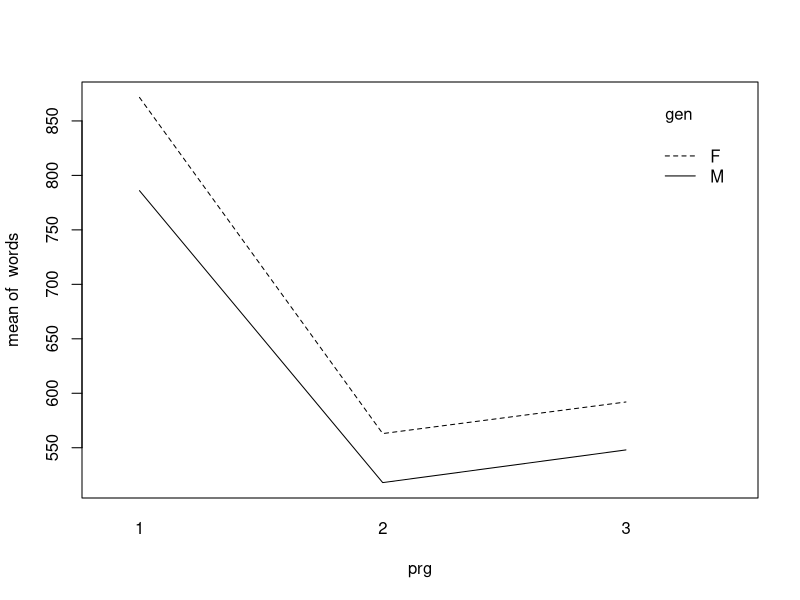
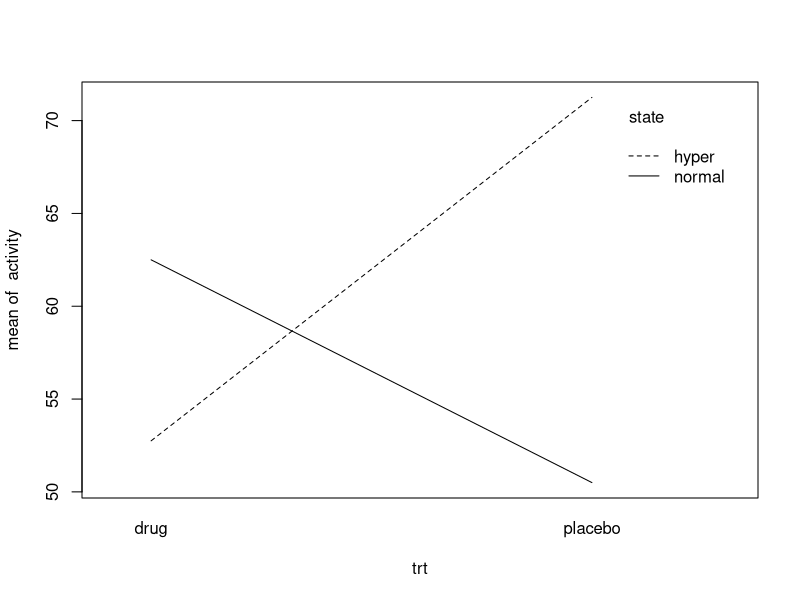

Generate these figures, in order, with R:

## ST512 -- Lab 07
## Author: Prof Ryan Martin (www4.stat.ncsu.edu/~rmartin)

cotton <- read.table(file="512lab07_prob1.txt", header=TRUE)

# Problem 1

library(emmeans)

cotton$wt <- factor(cotton$weight)
cotton.lm <- lm(strength ~ wt, data=cotton)
cotton.emm <- emmeans(cotton.lm, 'wt')
cotton.pairs <- contrast(cotton.emm, method="pairwise",
                         adjust="bonferroni")
summary(cotton.pairs)

# Problem 2

reading <- read.table(file="512lab07_prob2.txt", header=TRUE)

reading$prg <- factor(reading$prog)
reading$gen <- factor(reading$gender)

with(reading, interaction.plot(prg, gen, words))

reading.lm <- lm(words ~ prg * gen, data=reading)
summary(reading.lm)
reading.lm.red <- lm(words ~ prg + gen, data=reading)
summary(reading.lm.red)
anova(reading.lm.red, reading.lm)

# Problem 3

adhd <- read.table(file="512lab07_prob3.txt", header=TRUE)

adhd$state <- factor(adhd$state)
adhd$trt <- factor(adhd$trt)

with(adhd, interaction.plot(trt, state, activity))

adhd.lm <- lm(activity ~ trt * state, data=adhd)
summary(adhd.lm)
adhd.lm.red <- lm(activity ~ trt + state, data=adhd)
anova(adhd.lm.red, adhd.lm)
